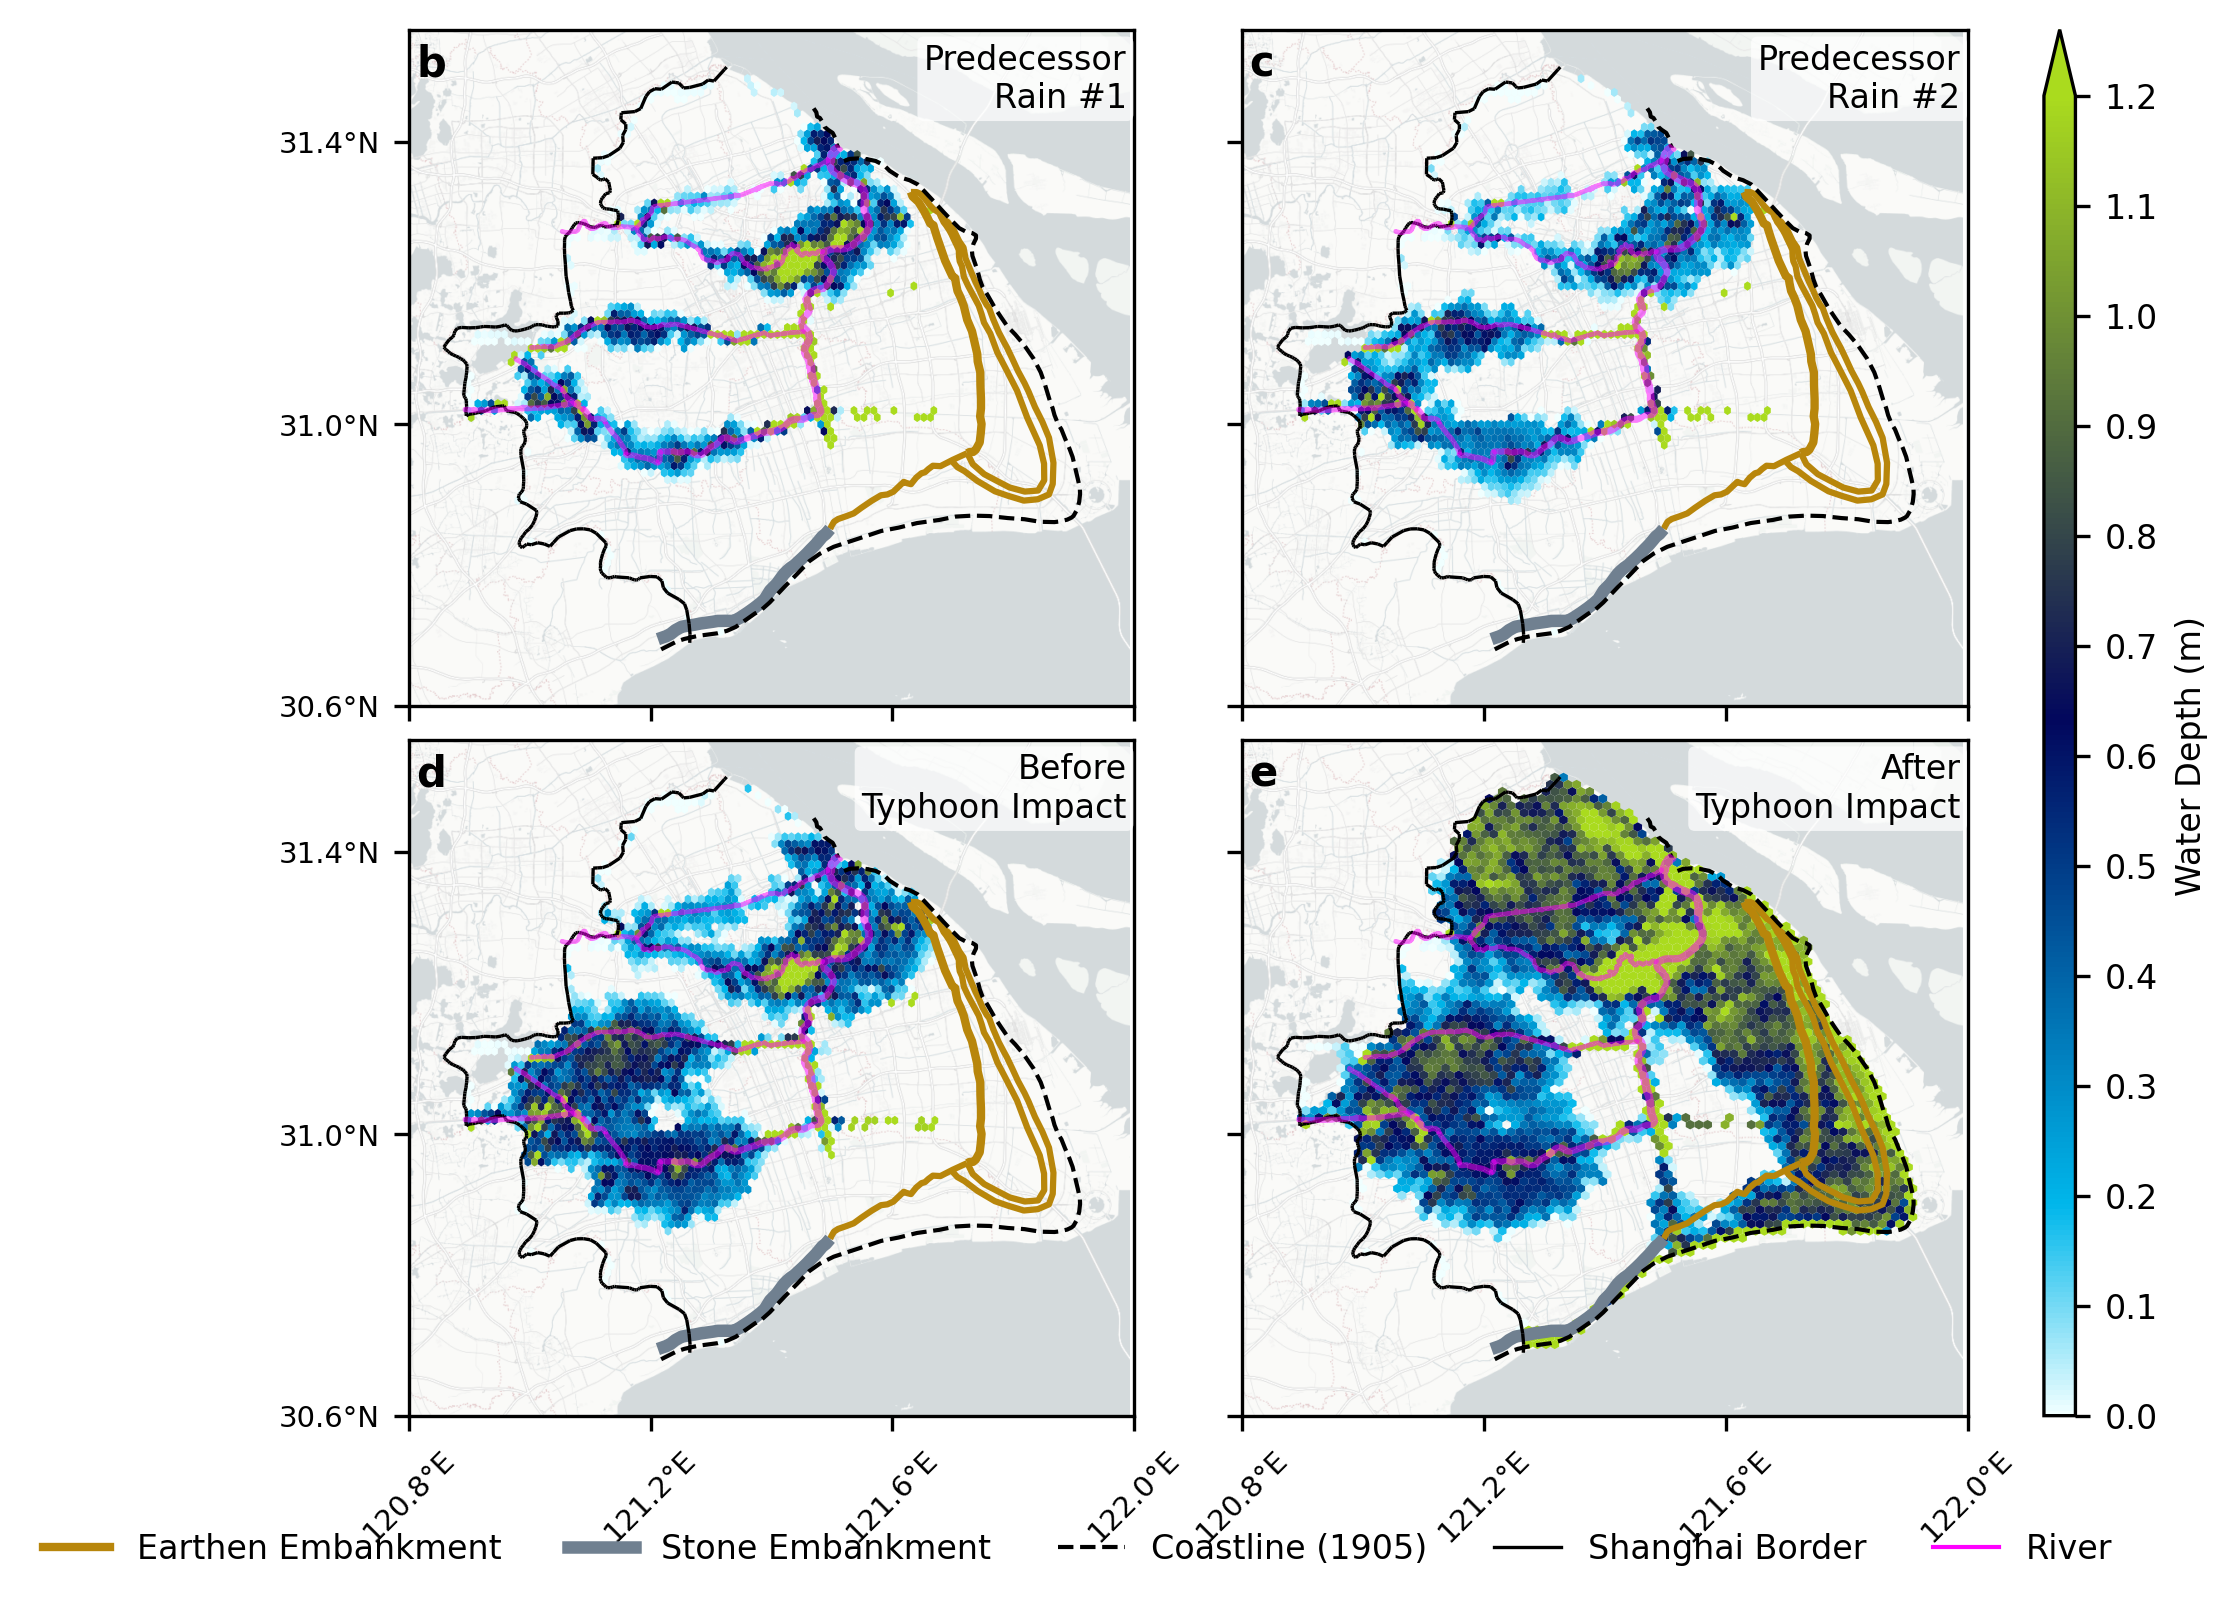

This chart was generated by the following Python code:
"""
2×2 map overview of proc1 (ctrl) at 4 timesteps:
  b: t49  — Predecessor Rain #1  (Aug 21 00:00)
  c: t90  — Predecessor Rain #2  (Aug 22 17:00)
  d: t275 — Before Typhoon Impact (Aug 30 10:00)
  e: t357 — After Typhoon Impact  (Sep 02 20:00)
"""

import geopandas as gpd
import matplotlib.pyplot as plt
import contextily as ctx
import pandas as pd
from shapely.geometry import MultiPolygon, LineString
import matplotlib.gridspec as gridspec
import matplotlib.colors as mcolors
import numpy as np
import matplotlib as mpl
from pyproj import Transformer
from matplotlib.lines import Line2D

mpl.rcParams.update({"font.size": 8})

# ── Paths ──────────────────────────────────────────────────────────────────
BASE      = "/Users/shwang/sandbox/shanghai"
SHAPE_DIR = f"{BASE}/map/1910map/shape"
GADM_PATH = "/Users/shwang/sandbox/data/borders/gadm36.shp"
RIVER_DIR = f"{BASE}/市管河道/"
RIVER_MASK = f"{BASE}/river_mask.xyz"

CTRL_DIR = f"{BASE}/postproc/new_postproc1/infil_7_890_rain/text"
TIMESTEPS  = [49, 90, 275, 357]
PANEL_LABELS = ["b", "c", "d", "e"]
MAP_TITLES = ["Predecessor\nRain #1", "Predecessor\nRain #2",
              "Before\nTyphoon Impact", "After\nTyphoon Impact"]

# ── Static layers ──────────────────────────────────────────────────────────
print("Loading static layers…")
圩塘     = gpd.read_file(f"{SHAPE_DIR}/圩塘.shp")
海岸线   = gpd.read_file(f"{SHAPE_DIR}/海岸线.shp")
钦公塘   = gpd.read_file(f"{SHAPE_DIR}/钦公塘.shp")
雍正石塘 = gpd.read_file(f"{SHAPE_DIR}/雍正石塘.shp")
市管河道 = gpd.read_file(f"{RIVER_DIR}/市管河道.shp").set_crs(epsg=4326, inplace=False)

gadm         = gpd.read_file(GADM_PATH)
sh_parts     = gadm[(gadm["NAME_0"] == "China") & (gadm["NAME_2"] == "Shanghai")]
sh_dissolved = sh_parts.dissolve()
geom         = sh_dissolved.geometry.iloc[0]
if isinstance(geom, MultiPolygon):
    main_poly     = max(geom.geoms, key=lambda p: p.area)
    shanghai_main = gpd.GeoDataFrame(geometry=[main_poly], crs=sh_dissolved.crs)
else:
    shanghai_main = sh_dissolved

other_regions        = gadm[(gadm["NAME_0"] == "China") & (gadm["NAME_2"] != "Shanghai")]
china_other          = other_regions.dissolve()
shanghai_boundary    = gpd.GeoDataFrame(geometry=shanghai_main.boundary, crs=shanghai_main.crs)
china_other_boundary = gpd.GeoDataFrame(geometry=china_other.boundary, crs=china_other.crs)
inland_border        = gpd.overlay(shanghai_boundary, china_other_boundary, how="intersection")

river_mask_df = pd.read_csv(RIVER_MASK, sep=r"\s+", header=None, names=["lon", "lat", "depth"])
river_coords  = set(zip(river_mask_df["lon"], river_mask_df["lat"]))

for layer in [圩塘, 海岸线, 钦公塘, 雍正石塘, 市管河道, shanghai_main, inland_border]:
    layer.to_crs(epsg=3857, inplace=True)

# ── Coastline filter ───────────────────────────────────────────────────────
coastline_line = 海岸线.geometry.union_all()
if coastline_line.geom_type == "MultiLineString":
    coastline_line = LineString(
        np.concatenate([np.array(g.coords) for g in coastline_line.geoms])
    )
coast_coords = np.array(coastline_line.coords)
coast_coords = coast_coords[np.argsort(coast_coords[:, 1])]
unique_lat, idx = np.unique(coast_coords[:, 1], return_index=True)
interp_func = dict(zip(unique_lat, coast_coords[idx, 0]))

def clean_outsiders(gdf):
    pts = gdf.copy()
    pts["coast_x"] = np.interp(
        pts.geometry.y,
        np.array(list(interp_func.keys())),
        np.array(list(interp_func.values()))
    )
    return pts[pts.geometry.x <= pts["coast_x"]].copy()

def load_xyz(path):
    df  = pd.read_csv(path, sep=r"\s+", header=None, names=["lon", "lat", "depth"])
    df  = df[~df[["lon", "lat"]].apply(tuple, axis=1).isin(river_coords)]
    gdf = gpd.GeoDataFrame(df, geometry=gpd.points_from_xy(df.lon, df.lat), crs="EPSG:4326")
    gdf = gdf.to_crs(epsg=3857)
    return clean_outsiders(gdf)

# ── Colormap ───────────────────────────────────────────────────────────────
def shuai_colormap1():
    C1 = np.array([170, 219,  30]) / 255
    C2 = np.array([  2,   7,  93]) / 255
    C3 = np.array([  0, 183, 235]) / 255
    C9 = np.array([240, 255, 255]) / 255
    tmp1 = np.array([[np.linspace(C1[k], C2[k], 10)[i] for k in range(3)] for i in range(9)])
    tmp2 = np.array([[np.linspace(C2[k], C3[k],  8)[i] for k in range(3)] for i in range(7)])
    tmp4 = np.array([[np.linspace(C3[k], C9[k],  4)[i] for k in range(3)] for i in range(4)])
    cmap = mcolors.LinearSegmentedColormap.from_list("shuai1", np.concatenate([tmp1, tmp2, tmp4]))
    return cmap.reversed()

cmap   = shuai_colormap1()
norm   = mcolors.Normalize(vmin=0, vmax=1.2)
bounds = np.arange(0, 1.3, 0.1)

# ── Map extent & ticks ─────────────────────────────────────────────────────
bounds4326          = shanghai_main.to_crs(epsg=4326).total_bounds
transformer_to_3857 = Transformer.from_crs("EPSG:4326", "EPSG:3857", always_xy=True)
minx, miny = transformer_to_3857.transform(bounds4326[0] - .05, bounds4326[1] - .05)
maxx, maxy = transformer_to_3857.transform(bounds4326[2] + .05, bounds4326[3] + .05)

x_deg_ticks  = np.arange(np.floor(bounds4326[0] * 5) / 5, np.ceil(bounds4326[2] * 5) / 5 + 0.01, 0.4)
y_deg_ticks  = np.arange(np.floor(bounds4326[1] * 5) / 5, np.ceil(bounds4326[3] * 5) / 5 + 0.01, 0.4)
x_ticks_merc = [transformer_to_3857.transform(x, bounds4326[1])[0] for x in x_deg_ticks]
y_ticks_merc = [transformer_to_3857.transform(bounds4326[0], y)[1] for y in y_deg_ticks]
x_labels     = [f"{abs(round(x, 2))}°E" for x in x_deg_ticks]
y_labels     = [f"{abs(round(y, 2))}°N" for y in y_deg_ticks]

RIVERS_TO_SHOW    = ["黄浦江", "苏州河", "蕴藻浜", "淀浦河", "太浦河",
                      "拦路港", "斜塘", "横潦泾", "西泖河", "泖河", "竖潦泾"]
shanghai_main_3857 = shanghai_main.to_crs(epsg=3857)

# ── Figure ─────────────────────────────────────────────────────────────────
fig = plt.figure(figsize=(7, 6), dpi=300)
gs  = gridspec.GridSpec(2, 2)
gs.update(wspace=0.05, hspace=0.05)
axes = [fig.add_subplot(gs[r, c]) for r in range(2) for c in range(2)]

show_x = [False, False, True, True]
show_y = [True,  False, True, False]

for ax, t, label, title, sx, sy in zip(axes, TIMESTEPS, PANEL_LABELS, MAP_TITLES, show_x, show_y):
    print(f"  {label}: t{t} — {title.replace(chr(10), ' ')}…")
    gdf = load_xyz(f"{CTRL_DIR}/t{t}.xyz")

    圩塘.plot(ax=ax, color="darkgoldenrod", edgecolor="none")
    钦公塘.plot(ax=ax, color="darkgoldenrod", edgecolor="none", lw=2)
    雍正石塘.plot(ax=ax, edgecolor="slategray", linewidth=3)
    海岸线.plot(ax=ax, edgecolor="black", linewidth=1, linestyle="dashed")
    inland_border.plot(ax=ax, edgecolor="black", linewidth=0.8)
    市管河道[市管河道["MC"].isin(RIVERS_TO_SHOW)].plot(
        ax=ax, edgecolor="magenta", linewidth=1, facecolor="none", zorder=20, alpha=0.5
    )
    ctx.add_basemap(ax, source=ctx.providers.CartoDB.PositronNoLabels, attribution=False)

    depth_within = gpd.sjoin(gdf, shanghai_main_3857, how="inner", predicate="within")
    hb = ax.hexbin(
        depth_within.geometry.x, depth_within.geometry.y,
        C=depth_within["depth"], reduce_C_function=np.mean,
        gridsize=70, cmap=cmap, norm=norm, edgecolors="none", linewidths=0
    )
    hb.set_rasterized(True)

    ax.set_xlim(minx, maxx)
    ax.set_ylim(miny, maxy)
    ax.set_xticks(x_ticks_merc)
    ax.set_yticks(y_ticks_merc)
    ax.set_xticklabels(x_labels if sx else [], fontsize=7)
    ax.set_yticklabels(y_labels if sy else [], fontsize=7)
    if sx:
        ax.tick_params(axis="x", rotation=45)

    ax.text(0.01, 0.98, label, transform=ax.transAxes,
            fontsize=10, fontweight="bold", va="top", ha="left")
    ax.text(0.99, 0.98, title, transform=ax.transAxes,
            fontsize=8, ha="right", va="top",
            bbox=dict(boxstyle="round,pad=0.2", fc="white", alpha=0.7, ec="none"))

# ── Colorbar ──────────────────────────────────────────────────────────────
cbar_ax = fig.add_axes([0.92, axes[2].get_position().y0, 0.015,
                         axes[0].get_position().y1 - axes[2].get_position().y0])
sm = plt.cm.ScalarMappable(cmap=cmap, norm=norm)
sm.set_array([])
cbar = fig.colorbar(sm, cax=cbar_ax, ticks=bounds, extend="max")
cbar.set_label("Water Depth (m)", fontsize=8)

# ── Legend ────────────────────────────────────────────────────────────────
legend_elements = [
    Line2D([0], [0], color="darkgoldenrod", linewidth=2, label="Earthen Embankment"),
    Line2D([0], [0], color="slategray",     linewidth=3, label="Stone Embankment"),
    Line2D([0], [0], color="black", linestyle="dashed", linewidth=1, label="Coastline (1905)"),
    Line2D([0], [0], color="black",   linewidth=0.8, label="Shanghai Border"),
    Line2D([0], [0], color="magenta", linewidth=1,   label="River"),
]
fig.legend(handles=legend_elements, loc="lower center",
           bbox_to_anchor=(0.46, 0.01), ncol=5, fontsize=8, frameon=False)

out = f"{BASE}/Fig_Overview_maps_new.png"
fig.savefig(out, format="png", bbox_inches="tight")
print(f"Saved: {out}")
plt.close(fig)
